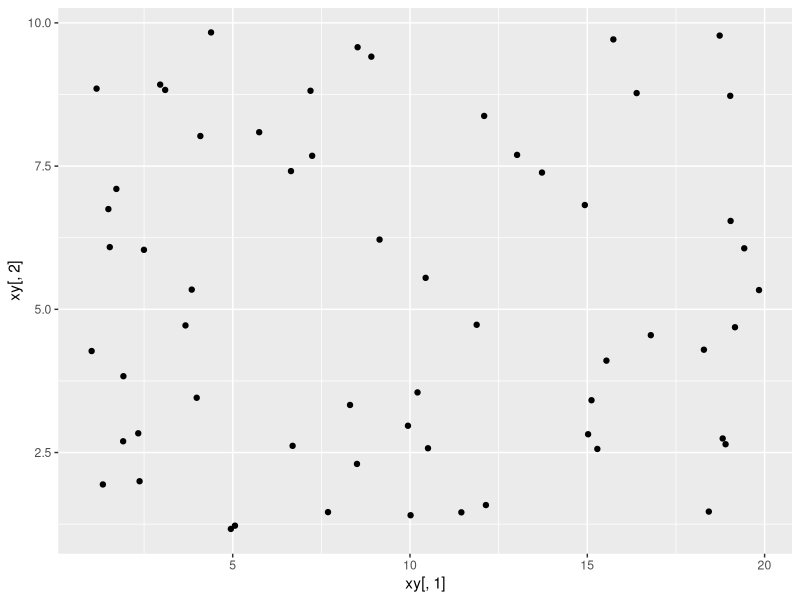
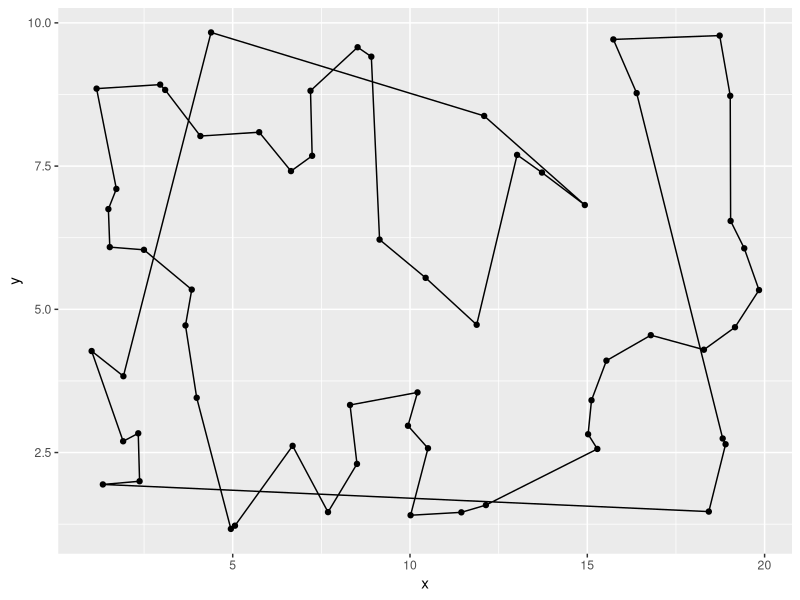

These figures' R source, in order:
library(tidyverse)
set.seed(01082019)
n <- 60
xy <- cbind(x=runif(n, 1, 20),y= runif(n, 1, 10))
starting_point <- 1
xy <- xy[c(starting_point, seq(1:60)[-starting_point]),]
qplot(x=xy[,1], y=xy[,2])
#distance matrix
grid <- expand.grid(1:60, 1:60) %>% 
  split(1:60^2)
d <- sapply(grid, function(ij) norm(xy[ij[[1]],]-xy[ij[[2]],], "2")) %>% 
  matrix(60)

greedy_tour_position <- function(d){
  remain <- 2:n
  tour <- 1
  for(i in 2:n){
    index <- which.min(d[tour[[length(tour)]], remain])
    next_stop <- remain[[index]] 
    tour <- c(tour, next_stop)
    remain <- remain[-index]
  }
  return(tour)
}
tour <- greedy_tour_position(d)

plot_tour <- function(xy, tour){
  n <- length(tour)
  xy <- as.data.frame(xy)
  xy <- xy[tour, ]
  ggplot(xy, aes(x=x, y=y)) + 
    geom_point() +
    geom_path() +
    geom_path(aes(x=x, y=y), xy[c(nrow(xy),1),])
}
plot_tour(xy, tour)

tour_cost <- function(pos, d){
  sapply(1:length(pos), function(i) 
    d[pos[[i]], pos[[ifelse((i+1) %% length(pos)==0, 60, (i+1) %% length(pos))]]]) %>% 
    sum()
}
tour_cost(tour, d)

greedy_tour_sus <- function(d){
  remain <- 2:n
  tour <- sus <- 1
  succ <- numeric(n)
  last <- 1
  for(i in 2:n){
    index <- which.min(d[sus, remain])
    sus <- remain[[index]] 
    remain <- remain[-index]
    last <- succ[[last]] <- sus
    # print(c(index, sus))
  }
  succ[[which(succ==0)]] <- 1
  return(succ)
}

sus <- greedy_tour_sus(d)
greedy_tour_position(d)
